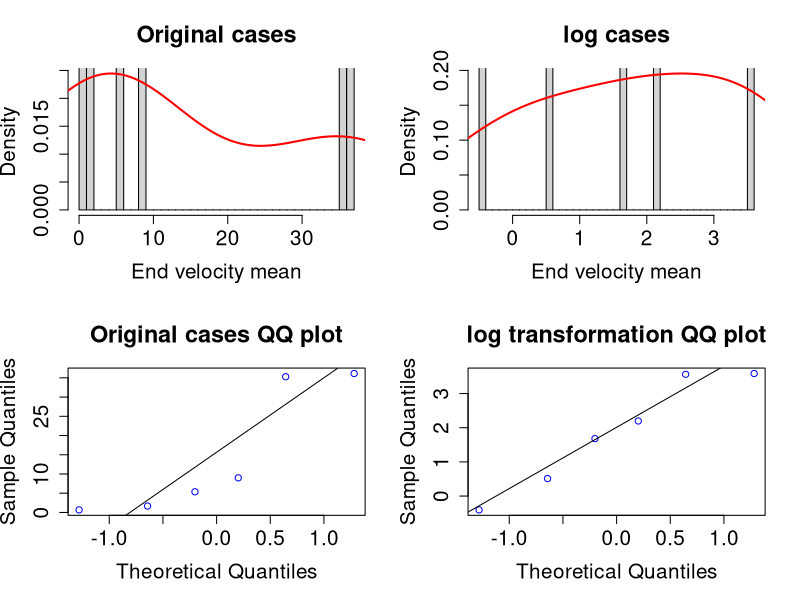
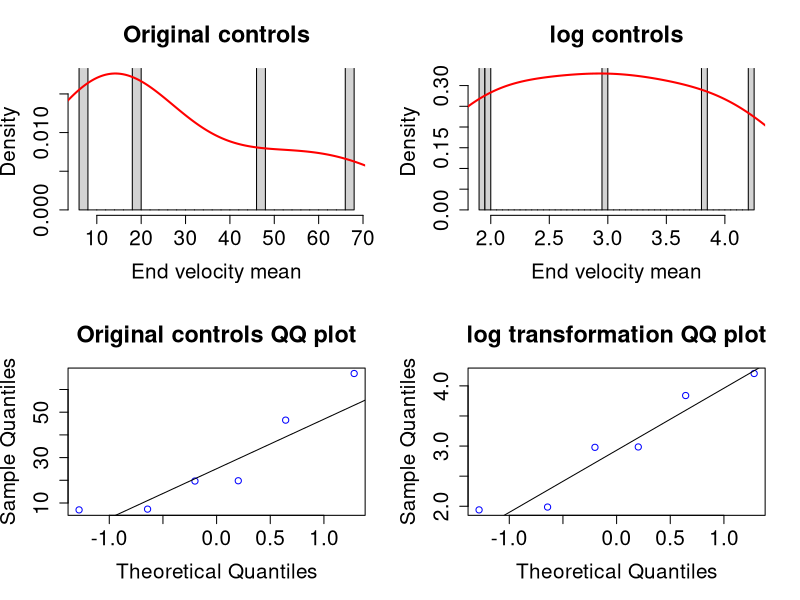
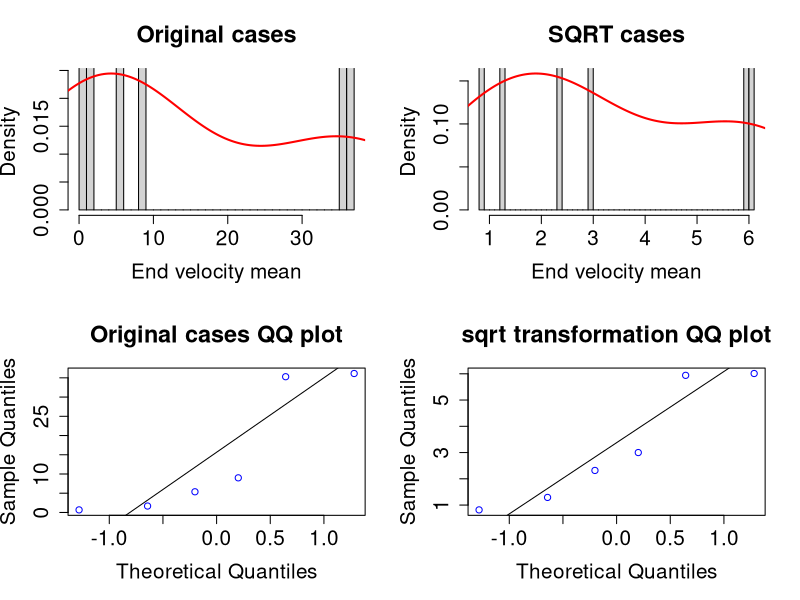
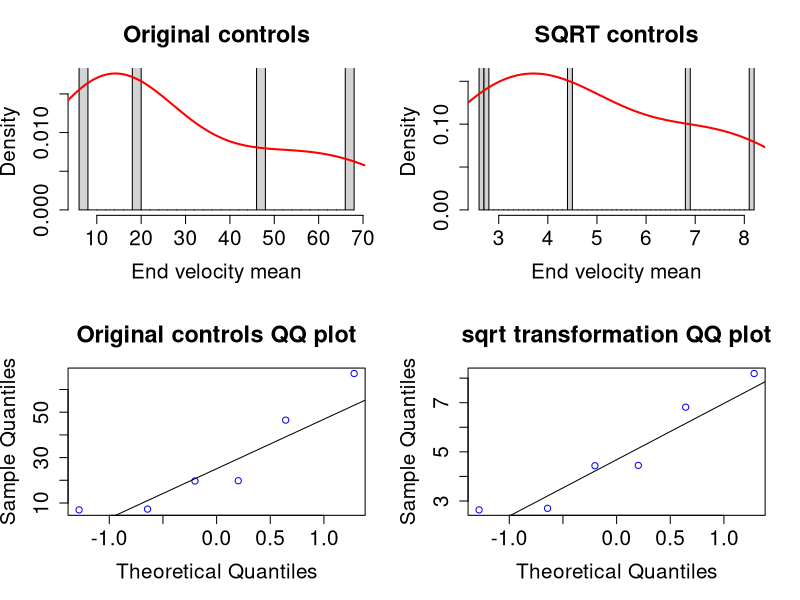
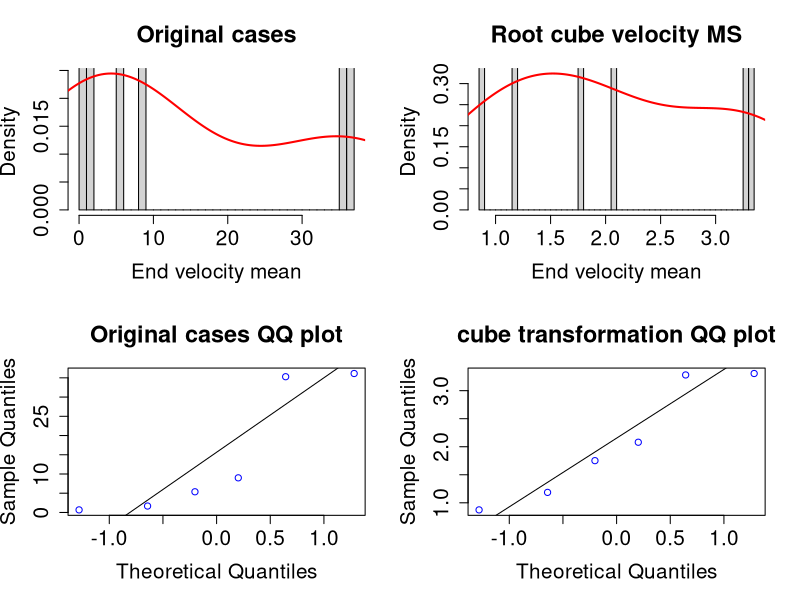
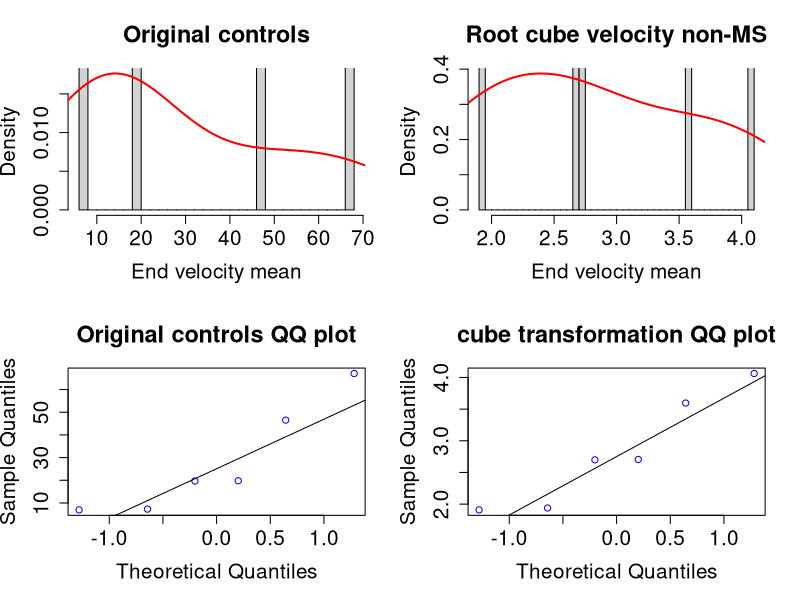

Here is the R script that generated these plots, in order: (Note: this script raises an error after producing the figures.)
library(forecast)
library(nortest)

###########################################
# DATA TRANSFORMATION
###########################################

###########################################
# INITIAL DISTRIBUTION

raw_df <- read.csv('Data/final_data_file_sample.csv')  # full data: 'Data/final_data_file.csv'
raw_df <- subset(raw_df, select = -c(trimmed_languages))
df <- raw_df[c(2:ncol(raw_df))] # For the modelling purposes
cases_df <- df[df$MS.NonMS =='MS',] 
cases_endvelocity <- abs(cases_df$velocity_mean_end)
controls_df <- df[df$MS.NonMS =='~MS',]
controls_endvelocity <- abs(controls_df$velocity_mean_end)

normality_plot <- function(group1, group2, name1, name2, trans_technique) {
  
  par(mfrow=c(2,2))
  hist(group1, main=paste(name1), breaks=40, ylim = c(0, max(density(group1)$y)), freq=F,
       cex.main=1.7, cex.lab=1.5, cex.axis=1.5, xlab="End velocity mean")
  lines(density(group1), col="red", lwd=2)
  hist(group2, main=paste(name2), breaks=40, ylim = c(0, max(density(group2)$y)), freq=F,
       cex.main=1.7, cex.lab=1.5, cex.axis=1.5, xlab="End velocity mean")
  lines(density(group2), col="red", lwd=2)
  
  group2[is.infinite(group2)] <- NA
  group2 <- na.omit(group2)
  
  qqnorm(group1, main=paste(name1, "QQ plot"), col='blue',
         cex.main=1.7, cex.lab=1.5, cex.axis=1.5)
  qqline(group1)
  qqnorm(group2, main=paste(trans_technique, "QQ plot"), col='blue',
         cex.main=1.7, cex.lab=1.5, cex.axis=1.5)
  qqline(group2)
  par(mfrow=c(1,1))
  }


###########################################
# LOG TRANSFORMATION
cases_endvelocity_log <- log(cases_endvelocity)
controls_endvelocity_log <- log(controls_endvelocity)


normality_plot(cases_endvelocity, cases_endvelocity_log, "Original cases", 
               "log cases", "log transformation")
normality_plot(controls_endvelocity, controls_endvelocity_log, "Original controls", 
               "log controls", "log transformation")

# Normality test 
cases_endvelocity_log[is.infinite(cases_endvelocity_log)] <- NA
cases_endvelocity_log <- na.omit(cases_endvelocity_log)
controls_endvelocity_log[is.infinite(controls_endvelocity_log)] <- NA
controls_endvelocity_log <- na.omit(controls_endvelocity_log)
shapiro.test(cases_endvelocity_log)
shapiro.test(controls_endvelocity_log)



###########################################
# SQUARE TRANSFORMATION
cases_endvelocity_sqrt <- sqrt(cases_endvelocity)
controls_endvelocity_sqrt <- sqrt(controls_endvelocity)


normality_plot(cases_endvelocity, cases_endvelocity_sqrt, "Original cases", 
               "SQRT cases", "sqrt transformation")
normality_plot(controls_endvelocity, controls_endvelocity_sqrt, "Original controls", 
               "SQRT controls", "sqrt transformation")

# Normality test 
shapiro.test(cases_endvelocity_sqrt)
shapiro.test(controls_endvelocity_sqrt)

###########################################
# CUBE ROOT TRANSFORMATION
cases_endvelocity_cube <- (cases_endvelocity)^(1/3)
controls_endvelocity_cube <- (controls_endvelocity)^(1/3)


normality_plot(cases_endvelocity, cases_endvelocity_cube, "Original cases", 
               "Root cube velocity MS", "cube transformation")
normality_plot(controls_endvelocity, controls_endvelocity_cube, "Original controls", 
               "Root cube velocity non-MS", "cube transformation")

# Normality test (SW)
shapiro.test(cases_endvelocity_cube)
shapiro.test(controls_endvelocity_cube)

# AD
ad.test(cases_endvelocity_cube)
ad.test(controls_endvelocity_cube)



###########################################
# RECIPROCAL TRANSFORMATION (Strongest transformation)
cases_endvelocity_recip <- 1/cases_endvelocity
controls_endvelocity_recip <- 1/controls_endvelocity


normality_plot(cases_endvelocity, cases_endvelocity_recip, "Original cases", 
               "reciprocal cases", "reciprocal transformation")
normality_plot(controls_endvelocity, controls_endvelocity_recip, "Original controls", 
               "reciprocal controls", "reciprocal transformation")

# Normality test 
shapiro.test(cases_endvelocity_recip)
shapiro.test(controls_endvelocity_recip)

# Really bad results!

###########################################
# REVERSE SCORE TRANSFORMATION (We don't do it, we don't have negative skew)

###########################################
# try BOX-COX TRANSFORMATION
cases_endvelocity_boxcox <- BoxCox(cases_endvelocity, lambda = "auto")
controls_endvelocity_boxcox <- BoxCox(controls_endvelocity, lambda = "auto")


normality_plot(cases_endvelocity, cases_endvelocity_boxcox, "Original cases", 
               "boxcox cases", "boxcox transformation")
normality_plot(controls_endvelocity, controls_endvelocity_boxcox, "Original controls", 
               "boxcox controls", "boxcox transformation")

# Normality test 
shapiro.test(cases_endvelocity_boxcox)
shapiro.test(controls_endvelocity_boxcox)


###########################################
## The LOG, SRQT & CUBE transformations provide reasonable transformations but further needs to be checked.
# We will check if the CLT holds for the transformed populations.

# NOTE: According to the CLT a population whose sample of n=30 is normally distributed, it will be approximately distributed.

###########################################
# LOG TRANSFORMATION CLT
cases_sample_log <- sample(cases_endvelocity_log, size = 30)
controls_sample_log <- sample(controls_endvelocity_log, size = 30)

normality_plot(cases_endvelocity_log, cases_sample_log, "Log pop cases", 
               "log sample cases", "boxcox transformation")
normality_plot(controls_endvelocity_log, controls_sample_log, "Log pop controls", 
               "log sample controls", "boxcox transformation")

# Normality test 
shapiro.test(cases_sample_log) # p-value = 0.1566
shapiro.test(controls_sample_log) # p-value = 0.9076


###########################################
# SQUARE TRANSFORMATION
cases_sample_sqrt <- sample(cases_endvelocity_sqrt, size = 30)
controls_sample_sqrt <- sample(controls_endvelocity_sqrt, size = 30)

normality_plot(cases_endvelocity_sqrt, cases_sample_sqrt, "sqrt pop cases", 
               "sqrt sample cases", "sqrt transformation")
normality_plot(controls_endvelocity_sqrt, controls_sample_sqrt, "Log pop controls", 
               "sqrt sample controls", "sqrt transformation")

# Normality test 
shapiro.test(cases_sample_sqrt) # p-value = 0.0007245
shapiro.test(controls_sample_sqrt) # p-value = 0.0007245

###########################################
# CUBE ROOT TRANSFORMATION

cases_sample_cube <- sample(cases_endvelocity_cube, size = 30)
controls_sample_cube <- sample(controls_endvelocity_cube, size = 30)

normality_plot(cases_endvelocity_cube, cases_sample_cube, "cube pop cases", 
               "cube sample cases", "cube transformation")
normality_plot(controls_endvelocity_cube, controls_sample_cube, "Log pop controls", 
               "cube sample controls", "cube transformation")


# Normality test 
shapiro.test(cases_sample_cube) # p-value = 0.3315
shapiro.test(controls_sample_cube) # p-value = 0.5641

# AD
ad.test(cases_sample_cube)
ad.test(controls_sample_cube)

#### CONCLUSION: The Log and Cube transformations present potential options for running the parametric tests.
